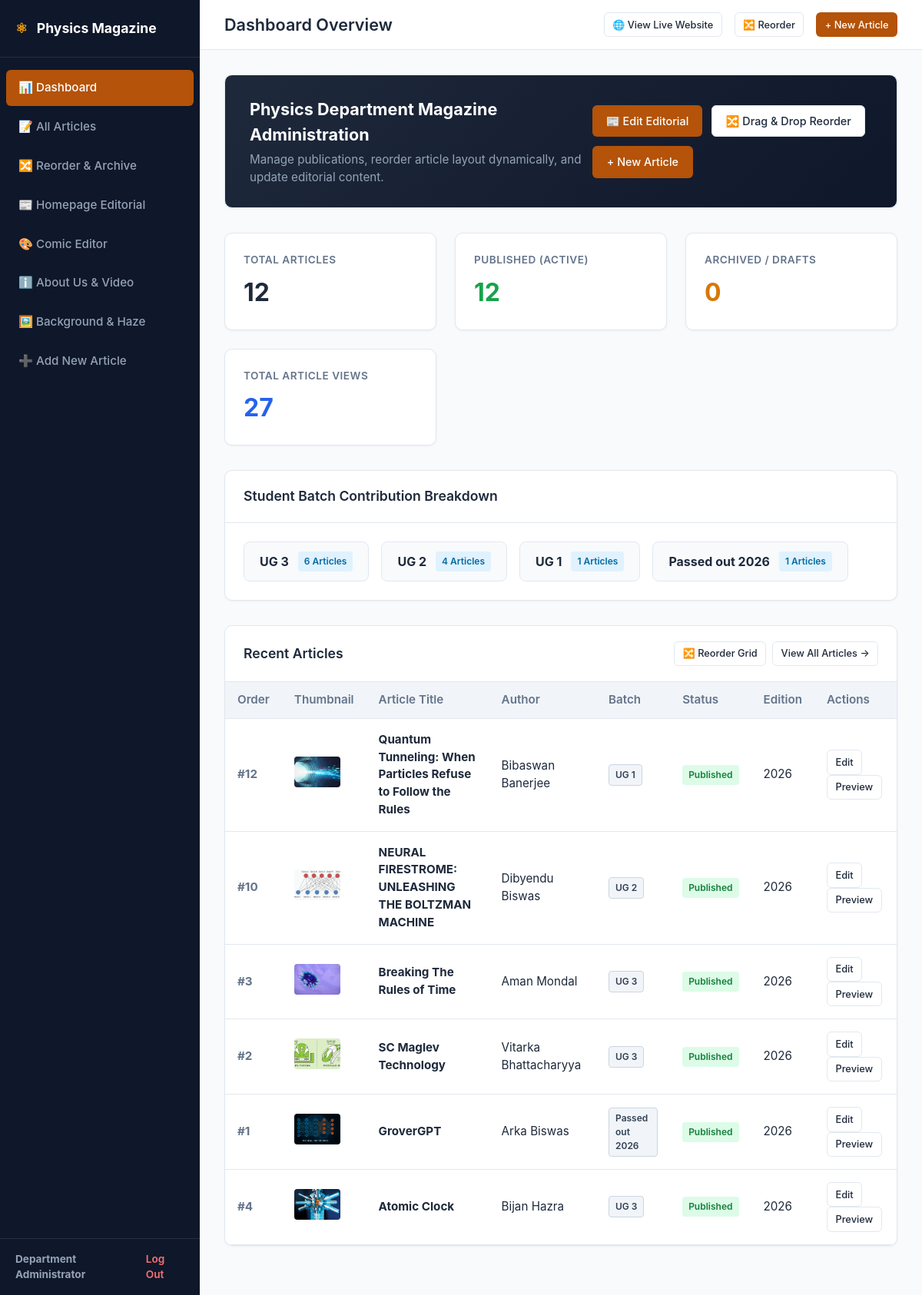
The page /admin/index.php (signed in) on the database its author committed.
### tables this page shows
CREATE TABLE `articles` (
  `id` int(11) NOT NULL,
  `slug` varchar(255) NOT NULL,
  `title` varchar(255) NOT NULL,
  `summary` varchar(500) NOT NULL,
  `author_name` varchar(150) NOT NULL,
  `author_batch` varchar(50) NOT NULL,
  `image_path` varchar(255) NOT NULL,
  `content` mediumtext NOT NULL,
  `edition_year` int(11) NOT NULL DEFAULT 2025,
  `published_date` date NOT NULL,
  `status` enum('published','draft') NOT NULL DEFAULT 'published',
  `sort_order` int(11) NOT NULL DEFAULT 0,
  `views_count` int(11) NOT NULL DEFAULT 0,
  `created_at` datetime DEFAULT current_timestamp(),
  `updated_at` datetime DEFAULT current_timestamp() ON UPDATE current_timestamp()
);

### includes/functions.php (called while the page is built, shortened)
<?php
function e($string)
{
    return htmlspecialchars($string ?? '', ENT_QUOTES, 'UTF-8');
}

### admin/index.php (the view, shortened to what this page needs)
<?php
require_once __DIR__ . '/includes/admin_header.php';
$pdo = get_db_connection();
$totalArticles = $pdo->query("SELECT COUNT(*) FROM articles")->fetchColumn();
$publishedCount = $pdo->query("SELECT COUNT(*) FROM articles WHERE status = 'published'")->fetchColumn();
$draftCount = $pdo->query("SELECT COUNT(*) FROM articles WHERE status = 'draft'")->fetchColumn();
$totalViews = $pdo->query("SELECT SUM(views_count) FROM articles")->fetchColumn() ?: 0;
$batchStmt = $pdo->query("SELECT author_batch, COUNT(*) as cnt FROM articles GROUP BY author_batch ORDER BY cnt DESC");
$batchStats = $batchStmt->fetchAll();
$recentStmt = $pdo->query("SELECT * FROM articles ORDER BY created_at DESC LIMIT 6");
$recentArticles = $recentStmt->fetchAll();
?>
<div class="card" style="background: linear-gradient(135deg, #1e293b 0%, #0f172a 100%); color: white; margin-bottom: 2rem;">
  <div class="card-body" style="padding: 1.75rem 2rem; display: flex; justify-content: space-between; align-items: center; flex-wrap: gap: 1.5rem;">
    <div>
      <h2 style="color: white; font-size: 1.35rem; margin-bottom: 0.35rem;">Physics Department Magazine Administration</h2>
      <p style="color: #94a3b8; font-size: 0.95rem;">Manage publications, reorder article layout dynamically, and update editorial content.</p>
    </div>
    <div style="display: flex; gap: 0.75rem; flex-wrap: wrap;">
      <a href="editorial.php" class="btn btn-primary" style="background: #b45309; border: none;">
        📰 Edit Editorial
      </a>
      <a href="reorder.php" class="btn btn-secondary">
        🔀 Drag & Drop Reorder
      </a>
      <a href="article-add.php" class="btn btn-primary">
        + New Article
      </a>
    </div>
  </div>
</div>
<div class="stats-grid">
  <div class="stat-card">
    <div class="stat-title">Total Articles</div>
    <div class="stat-value"><?= (int)$totalArticles ?></div>
  </div>
  <div class="stat-card">
    <div class="stat-title">Published (Active)</div>
    <div class="stat-value" style="color: #16a34a;"><?= (int)$publishedCount ?></div>
  </div>
  <div class="stat-card">
    <div class="stat-title">Archived / Drafts</div>
    <div class="stat-value" style="color: #d97706;"><?= (int)$draftCount ?></div>
  </div>
  <div class="stat-card">
    <div class="stat-title">Total Article Views</div>
    <div class="stat-value" style="color: #2563eb;"><?= (int)$totalViews ?></div>
  </div>
</div>
<div class="card">
  <div class="card-header">
    <h2>Student Batch Contribution Breakdown</h2>
  </div>
  <div class="card-body">
    <div style="display: flex; gap: 1rem; flex-wrap: wrap;">
      <?php if (!empty($batchStats)): ?>
        <?php foreach ($batchStats as $b): ?>
          <div style="background: #f8fafc; border: 1px solid #e2e8f0; border-radius: 8px; padding: 0.75rem 1.25rem; display: flex; align-items: center; gap: 0.75rem;">
            <span style="font-weight: 700; color: #1e293b;"><?= e($b['author_batch'] ?: 'Unassigned') ?></span>
            <span class="badge badge-info"><?= (int)$b['cnt'] ?> Articles</span>
          </div>
        <?php endforeach; ?>
      <?php else: ?>
        <p style="color: #64748b;">No batches recorded.</p>
      <?php endif; ?>
    </div>
  </div>
</div>
<div class="card">
  <div class="card-header">
    <h2>Recent Articles</h2>
    <div style="display: flex; gap: 0.5rem;">
      <a href="reorder.php" class="btn btn-secondary btn-sm">🔀 Reorder Grid</a>
      <a href="articles.php" class="btn btn-secondary btn-sm">View All Articles &rarr;</a>
    </div>
  </div>
  <div class="table-responsive">
    <table class="admin-table">
      <thead>
        <tr>
          <th>Order</th>
          <th>Thumbnail</th>
          <th>Article Title</th>
          <th>Author</th>
          <th>Batch</th>
          <th>Status</th>
          <th>Edition</th>
          <th>Actions</th>
        </tr>
      </thead>
      <tbody>
        <?php if (!empty($recentArticles)): ?>
          <?php foreach ($recentArticles as $art): ?>
            <tr>
              <td style="font-weight: bold; color: #64748b;">#<?= (int)$art['sort_order'] ?></td>
              <td style="width: 70px;">
                <img src="../<?= e($art['image_path']) ?>" alt="" style="width: 60px; height: 40px; object-fit: cover; border-radius: 4px;">
              </td>
              <td>
                <strong><?= e($art['title']) ?></strong>
              </td>
              <td><?= e($art['author_name']) ?></td>
              <td><span class="badge badge-batch"><?= e($art['author_batch']) ?></span></td>
              <td>
                <span class="badge <?= $art['status'] === 'published' ? 'badge-success' : 'badge-warning' ?>">
                  <?= ($art['status'] === 'published') ? 'Published' : 'Archived' ?>
                </span>
              </td>
              <td><?= e($art['edition_year']) ?></td>
              <td>
                <a href="article-edit.php?id=<?= $art['id'] ?>" class="btn btn-secondary btn-sm">Edit</a>
                <a href="../article.php?slug=<?= urlencode($art['slug']) ?>" target="_blank" class="btn btn-secondary btn-sm">Preview</a>
              </td>
            </tr>
          <?php endforeach; ?>
        <?php else: ?>
          <tr>
            <td colspan="8" style="text-align: center; color: #64748b; padding: 2rem;">No articles found.</td>
          </tr>
        <?php endif; ?>
      </tbody>
    </table>
  </div>
</div>
<?php require_once __DIR__ . '/includes/admin_footer.php'; ?>

### admin/assets/css/admin.css (style rules this page uses)
:root { --primary: #1e293b; --primary-hover: #0f172a; --accent: #b45309; --accent-hover: #92400e; --bg: #f8fafc; --sidebar-bg: #0f172a; --sidebar-text: #94a3b8; --sidebar-hover: #1e293b; --sidebar-active: #b45309; --card-bg: #ffffff; --text-main: #1e293b; --text-muted: #64748b; --border: #e2e8f0; --success: #16a34a; --danger: #dc2626; --warning: #d97706; }
* { box-sizing: border-box; margin: 0; padding: 0; }
body { font-family: -apple-system, BlinkMacSystemFont, 'Segoe UI', Roboto, Helvetica, Arial, sans-serif; background-color: var(--bg); color: var(--text-main); line-height: 1.5; display: flex; min-height: 100vh; }
.stats-grid { display: grid; grid-template-columns: repeat(auto-fit, minmax(220px, 1fr)); gap: 1.5rem; margin-bottom: 2rem; }
.stat-card { background: white; padding: 1.5rem; border-radius: 10px; border: 1px solid var(--border); box-shadow: 0 1px 3px rgba(0,0,0,0.05); }
.stat-card .stat-title { font-size: 0.85rem; font-weight: 600; text-transform: uppercase; color: var(--text-muted); letter-spacing: 0.5px; }
.stat-card .stat-value { font-size: 2rem; font-weight: 700; color: var(--primary); margin-top: 0.5rem; }
.card { background: white; border-radius: 10px; border: 1px solid var(--border); box-shadow: 0 1px 3px rgba(0,0,0,0.05); margin-bottom: 2rem; overflow: hidden; }
.card-header { padding: 1.25rem 1.5rem; border-bottom: 1px solid var(--border); display: flex; justify-content: space-between; align-items: center; }
.card-header h2 { font-size: 1.1rem; font-weight: 600; color: var(--primary); }
.card-body { padding: 1.5rem; }
.table-responsive { overflow-x: auto; }
table.admin-table { width: 100%; border-collapse: collapse; text-align: left; font-size: 0.95rem; }
table.admin-table th { background-color: #f1f5f9; padding: 0.75rem 1rem; font-weight: 600; color: var(--text-muted); border-bottom: 1px solid var(--border); }
table.admin-table td { padding: 1rem; border-bottom: 1px solid var(--border); vertical-align: middle; }
.badge { display: inline-block; padding: 0.25rem 0.5rem; border-radius: 4px; font-size: 0.75rem; font-weight: 600; }
.badge-success { background: #dcfce7; color: #15803d; }
.badge-info { background: #e0f2fe; color: #0369a1; }
.badge-batch { background: #f1f5f9; color: #334155; border: 1px solid #cbd5e1; }
.btn { display: inline-flex; align-items: center; gap: 0.4rem; padding: 0.55rem 1.1rem; border-radius: 6px; font-size: 0.9rem; font-weight: 500; text-decoration: none; border: 1px solid transparent; cursor: pointer; transition: all 0.2s; }
.btn-primary { background-color: var(--accent); color: white; }
.btn-secondary { background-color: white; border-color: var(--border); color: var(--text-main); }
.btn-sm { padding: 0.35rem 0.65rem; font-size: 0.8rem; }

### rows shown on the page
articles: sort_order "12", image_path (picture), title "Quantum Tunneling: When Particles Refuse to Follow the Rules", author_name "Bibaswan Banerjee", author_batch "UG 1", status "Published", edition_year "2026"
articles: sort_order "10", image_path (picture), title "NEURAL FIRESTROME: UNLEASHING THE BOLTZMAN MACHINE", author_name "Dibyendu Biswas", author_batch "UG 2", status "Published", edition_year "2026"
articles: sort_order "3", image_path (picture), title "Breaking The Rules of Time", author_name "Aman Mondal", author_batch "UG 3", status "Published", edition_year "2026"
articles: sort_order "2", image_path (picture), title "SC Maglev Technology", author_name "Vitarka Bhattacharyya", author_batch "UG 3", status "Published", edition_year "2026"
articles: sort_order "1", image_path (picture), title "GroverGPT", author_name "Arka Biswas", author_batch "Passed out 2026", status "Published", edition_year "2026"
articles: sort_order "4", image_path (picture), title "Atomic Clock", author_name "Bijan Hazra", author_batch "UG 3", status "Published", edition_year "2026"

### other values the page prints
$adminName "Department Administrator"
$adminPageTitle "Dashboard Overview"
$totalArticles "12"
$publishedCount "12"
$draftCount "0"
$totalViews "27"
$b['author_batch'] ?: 'Unassigned' "UG 3"
$b['cnt'] "6"
$b['author_batch'] ?: 'Unassigned' "UG 2"
$b['cnt'] "4"
$b['author_batch'] ?: 'Unassigned' "UG 1"
$b['cnt'] "1"
$b['author_batch'] ?: 'Unassigned' "Passed out 2026"
